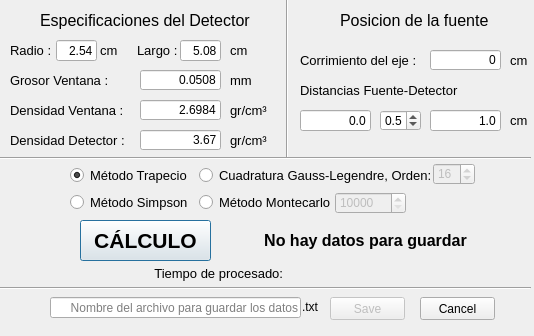
<?xml version="1.0" encoding="UTF-8"?>
<ui version="4.0">
 <class>AddData</class>
 <widget class="QDialog" name="AddData">
  <property name="geometry">
   <rect>
    <x>0</x>
    <y>0</y>
    <width>534</width>
    <height>336</height>
   </rect>
  </property>
  <property name="maximumSize">
   <size>
    <width>999999</width>
    <height>999999</height>
   </size>
  </property>
  <property name="windowTitle">
   <string>AddData</string>
  </property>
  <property name="windowIcon">
   <iconset>
    <normaloff>icons/Imagen1.png</normaloff>icons/Imagen1.png</iconset>
  </property>
  <widget class="QLabel" name="label_13">
   <property name="geometry">
    <rect>
     <x>10</x>
     <y>100</y>
     <width>161</width>
     <height>21</height>
    </rect>
   </property>
   <property name="font">
    <font>
     <pointsize>10</pointsize>
    </font>
   </property>
   <property name="text">
    <string>Densidad Ventana :</string>
   </property>
  </widget>
  <widget class="QLabel" name="label_16">
   <property name="geometry">
    <rect>
     <x>230</x>
     <y>70</y>
     <width>31</width>
     <height>21</height>
    </rect>
   </property>
   <property name="font">
    <font>
     <pointsize>10</pointsize>
    </font>
   </property>
   <property name="text">
    <string>mm</string>
   </property>
  </widget>
  <widget class="QLineEdit" name="dendetector">
   <property name="geometry">
    <rect>
     <x>140</x>
     <y>130</y>
     <width>81</width>
     <height>20</height>
    </rect>
   </property>
   <property name="inputMethodHints">
    <set>Qt::ImhNone</set>
   </property>
   <property name="text">
    <string>3.67</string>
   </property>
   <property name="maxLength">
    <number>10</number>
   </property>
   <property name="alignment">
    <set>Qt::AlignRight|Qt::AlignTrailing|Qt::AlignVCenter</set>
   </property>
  </widget>
  <widget class="QLineEdit" name="radio">
   <property name="geometry">
    <rect>
     <x>56</x>
     <y>40</y>
     <width>41</width>
     <height>21</height>
    </rect>
   </property>
   <property name="text">
    <string>2.54</string>
   </property>
   <property name="alignment">
    <set>Qt::AlignRight|Qt::AlignTrailing|Qt::AlignVCenter</set>
   </property>
  </widget>
  <widget class="QLineEdit" name="grosorventana">
   <property name="geometry">
    <rect>
     <x>140</x>
     <y>70</y>
     <width>81</width>
     <height>20</height>
    </rect>
   </property>
   <property name="inputMethodHints">
    <set>Qt::ImhNone</set>
   </property>
   <property name="text">
    <string>0.0508</string>
   </property>
   <property name="maxLength">
    <number>10</number>
   </property>
   <property name="alignment">
    <set>Qt::AlignRight|Qt::AlignTrailing|Qt::AlignVCenter</set>
   </property>
  </widget>
  <widget class="QLabel" name="label">
   <property name="geometry">
    <rect>
     <x>10</x>
     <y>40</y>
     <width>41</width>
     <height>21</height>
    </rect>
   </property>
   <property name="font">
    <font>
     <pointsize>10</pointsize>
    </font>
   </property>
   <property name="text">
    <string>Radio :</string>
   </property>
  </widget>
  <widget class="QLabel" name="label_4">
   <property name="geometry">
    <rect>
     <x>340</x>
     <y>10</y>
     <width>151</width>
     <height>21</height>
    </rect>
   </property>
   <property name="font">
    <font>
     <pointsize>12</pointsize>
    </font>
   </property>
   <property name="text">
    <string>Posicion de la fuente</string>
   </property>
  </widget>
  <widget class="QLabel" name="label_7">
   <property name="geometry">
    <rect>
     <x>137</x>
     <y>40</y>
     <width>41</width>
     <height>21</height>
    </rect>
   </property>
   <property name="font">
    <font>
     <pointsize>10</pointsize>
    </font>
   </property>
   <property name="text">
    <string>Largo :</string>
   </property>
  </widget>
  <widget class="QLabel" name="label_9">
   <property name="geometry">
    <rect>
     <x>510</x>
     <y>110</y>
     <width>31</width>
     <height>21</height>
    </rect>
   </property>
   <property name="font">
    <font>
     <pointsize>10</pointsize>
    </font>
   </property>
   <property name="text">
    <string>cm</string>
   </property>
  </widget>
  <widget class="QLabel" name="label_17">
   <property name="geometry">
    <rect>
     <x>230</x>
     <y>100</y>
     <width>41</width>
     <height>21</height>
    </rect>
   </property>
   <property name="font">
    <font>
     <pointsize>10</pointsize>
    </font>
   </property>
   <property name="text">
    <string>gr/cm³</string>
   </property>
  </widget>
  <widget class="QLabel" name="label_11">
   <property name="geometry">
    <rect>
     <x>230</x>
     <y>40</y>
     <width>31</width>
     <height>21</height>
    </rect>
   </property>
   <property name="font">
    <font>
     <pointsize>10</pointsize>
    </font>
   </property>
   <property name="text">
    <string>cm</string>
   </property>
  </widget>
  <widget class="QLabel" name="label_14">
   <property name="geometry">
    <rect>
     <x>10</x>
     <y>70</y>
     <width>161</width>
     <height>21</height>
    </rect>
   </property>
   <property name="font">
    <font>
     <pointsize>10</pointsize>
    </font>
   </property>
   <property name="text">
    <string>Grosor Ventana :</string>
   </property>
  </widget>
  <widget class="QLabel" name="label_3">
   <property name="geometry">
    <rect>
     <x>40</x>
     <y>10</y>
     <width>211</width>
     <height>21</height>
    </rect>
   </property>
   <property name="font">
    <font>
     <pointsize>12</pointsize>
    </font>
   </property>
   <property name="text">
    <string>Especificaciones del Detector</string>
   </property>
  </widget>
  <widget class="QLineEdit" name="dini">
   <property name="geometry">
    <rect>
     <x>300</x>
     <y>110</y>
     <width>71</width>
     <height>21</height>
    </rect>
   </property>
   <property name="text">
    <string>0.0</string>
   </property>
   <property name="alignment">
    <set>Qt::AlignRight|Qt::AlignTrailing|Qt::AlignVCenter</set>
   </property>
  </widget>
  <widget class="QLabel" name="label_10">
   <property name="geometry">
    <rect>
     <x>100</x>
     <y>40</y>
     <width>31</width>
     <height>21</height>
    </rect>
   </property>
   <property name="font">
    <font>
     <pointsize>10</pointsize>
    </font>
   </property>
   <property name="text">
    <string>cm</string>
   </property>
  </widget>
  <widget class="QLineEdit" name="corrimiento">
   <property name="geometry">
    <rect>
     <x>430</x>
     <y>50</y>
     <width>71</width>
     <height>20</height>
    </rect>
   </property>
   <property name="text">
    <string>0</string>
   </property>
   <property name="alignment">
    <set>Qt::AlignRight|Qt::AlignTrailing|Qt::AlignVCenter</set>
   </property>
  </widget>
  <widget class="QDoubleSpinBox" name="dint">
   <property name="geometry">
    <rect>
     <x>380</x>
     <y>110</y>
     <width>41</width>
     <height>21</height>
    </rect>
   </property>
   <property name="alignment">
    <set>Qt::AlignRight|Qt::AlignTrailing|Qt::AlignVCenter</set>
   </property>
   <property name="decimals">
    <number>1</number>
   </property>
   <property name="minimum">
    <double>0.100000000000000</double>
   </property>
   <property name="maximum">
    <double>9.900000000000000</double>
   </property>
   <property name="singleStep">
    <double>0.100000000000000</double>
   </property>
   <property name="value">
    <double>0.500000000000000</double>
   </property>
  </widget>
  <widget class="QLabel" name="label_15">
   <property name="geometry">
    <rect>
     <x>10</x>
     <y>130</y>
     <width>161</width>
     <height>21</height>
    </rect>
   </property>
   <property name="font">
    <font>
     <pointsize>10</pointsize>
    </font>
   </property>
   <property name="text">
    <string>Densidad Detector :</string>
   </property>
  </widget>
  <widget class="QLineEdit" name="largo">
   <property name="geometry">
    <rect>
     <x>180</x>
     <y>40</y>
     <width>41</width>
     <height>21</height>
    </rect>
   </property>
   <property name="text">
    <string>5.08</string>
   </property>
   <property name="alignment">
    <set>Qt::AlignRight|Qt::AlignTrailing|Qt::AlignVCenter</set>
   </property>
  </widget>
  <widget class="QLabel" name="label_8">
   <property name="geometry">
    <rect>
     <x>510</x>
     <y>50</y>
     <width>31</width>
     <height>21</height>
    </rect>
   </property>
   <property name="font">
    <font>
     <pointsize>10</pointsize>
    </font>
   </property>
   <property name="text">
    <string>cm</string>
   </property>
  </widget>
  <widget class="QLabel" name="label_5">
   <property name="geometry">
    <rect>
     <x>300</x>
     <y>50</y>
     <width>121</width>
     <height>21</height>
    </rect>
   </property>
   <property name="font">
    <font>
     <pointsize>10</pointsize>
    </font>
   </property>
   <property name="text">
    <string>Corrimiento del eje :</string>
   </property>
  </widget>
  <widget class="QPushButton" name="calc">
   <property name="geometry">
    <rect>
     <x>80</x>
     <y>220</y>
     <width>131</width>
     <height>41</height>
    </rect>
   </property>
   <property name="font">
    <font>
     <pointsize>16</pointsize>
     <weight>75</weight>
     <bold>true</bold>
    </font>
   </property>
   <property name="cursor">
    <cursorShape>PointingHandCursor</cursorShape>
   </property>
   <property name="focusPolicy">
    <enum>Qt::StrongFocus</enum>
   </property>
   <property name="text">
    <string>CÁLCULO</string>
   </property>
   <property name="icon">
    <iconset>
     <normaloff>icons/calc.png</normaloff>icons/calc.png</iconset>
   </property>
   <property name="iconSize">
    <size>
     <width>21</width>
     <height>21</height>
    </size>
   </property>
   <property name="autoDefault">
    <bool>false</bool>
   </property>
   <property name="default">
    <bool>true</bool>
   </property>
   <property name="flat">
    <bool>false</bool>
   </property>
  </widget>
  <widget class="QLineEdit" name="denventana">
   <property name="geometry">
    <rect>
     <x>140</x>
     <y>100</y>
     <width>81</width>
     <height>20</height>
    </rect>
   </property>
   <property name="inputMethodHints">
    <set>Qt::ImhNone</set>
   </property>
   <property name="text">
    <string>2.6984</string>
   </property>
   <property name="maxLength">
    <number>10</number>
   </property>
   <property name="alignment">
    <set>Qt::AlignRight|Qt::AlignTrailing|Qt::AlignVCenter</set>
   </property>
  </widget>
  <widget class="QLabel" name="label_18">
   <property name="geometry">
    <rect>
     <x>230</x>
     <y>130</y>
     <width>41</width>
     <height>21</height>
    </rect>
   </property>
   <property name="font">
    <font>
     <pointsize>10</pointsize>
    </font>
   </property>
   <property name="text">
    <string>gr/cm³</string>
   </property>
  </widget>
  <widget class="QLabel" name="label_6">
   <property name="geometry">
    <rect>
     <x>300</x>
     <y>80</y>
     <width>161</width>
     <height>21</height>
    </rect>
   </property>
   <property name="font">
    <font>
     <pointsize>10</pointsize>
    </font>
   </property>
   <property name="text">
    <string>Distancias Fuente-Detector :</string>
   </property>
  </widget>
  <widget class="QLineEdit" name="dfin">
   <property name="geometry">
    <rect>
     <x>430</x>
     <y>110</y>
     <width>71</width>
     <height>21</height>
    </rect>
   </property>
   <property name="text">
    <string>1.0</string>
   </property>
   <property name="alignment">
    <set>Qt::AlignRight|Qt::AlignTrailing|Qt::AlignVCenter</set>
   </property>
  </widget>
  <widget class="QLabel" name="noti">
   <property name="geometry">
    <rect>
     <x>250</x>
     <y>220</y>
     <width>231</width>
     <height>41</height>
    </rect>
   </property>
   <property name="font">
    <font>
     <pointsize>12</pointsize>
     <weight>75</weight>
     <bold>true</bold>
    </font>
   </property>
   <property name="text">
    <string>No hay datos para guardar</string>
   </property>
   <property name="alignment">
    <set>Qt::AlignCenter</set>
   </property>
   <property name="buddy">
    <cstring></cstring>
   </property>
  </widget>
  <widget class="QPushButton" name="save">
   <property name="enabled">
    <bool>false</bool>
   </property>
   <property name="geometry">
    <rect>
     <x>330</x>
     <y>297</y>
     <width>75</width>
     <height>23</height>
    </rect>
   </property>
   <property name="autoFillBackground">
    <bool>false</bool>
   </property>
   <property name="text">
    <string>Save</string>
   </property>
   <property name="icon">
    <iconset>
     <normaloff>icons/save.png</normaloff>icons/save.png</iconset>
   </property>
   <property name="checkable">
    <bool>false</bool>
   </property>
   <property name="autoDefault">
    <bool>true</bool>
   </property>
   <property name="default">
    <bool>false</bool>
   </property>
   <property name="flat">
    <bool>false</bool>
   </property>
  </widget>
  <widget class="QPushButton" name="cancel">
   <property name="geometry">
    <rect>
     <x>420</x>
     <y>297</y>
     <width>75</width>
     <height>23</height>
    </rect>
   </property>
   <property name="text">
    <string>Cancel</string>
   </property>
  </widget>
  <widget class="QLineEdit" name="filename">
   <property name="geometry">
    <rect>
     <x>50</x>
     <y>297</y>
     <width>251</width>
     <height>21</height>
    </rect>
   </property>
   <property name="cursor">
    <cursorShape>IBeamCursor</cursorShape>
   </property>
   <property name="text">
    <string/>
   </property>
   <property name="alignment">
    <set>Qt::AlignRight|Qt::AlignTrailing|Qt::AlignVCenter</set>
   </property>
   <property name="placeholderText">
    <string>Nombre del archivo para guardar los datos</string>
   </property>
   <property name="cursorMoveStyle">
    <enum>Qt::LogicalMoveStyle</enum>
   </property>
   <property name="clearButtonEnabled">
    <bool>false</bool>
   </property>
  </widget>
  <widget class="QLabel" name="label_2">
   <property name="geometry">
    <rect>
     <x>302</x>
     <y>299</y>
     <width>31</width>
     <height>16</height>
    </rect>
   </property>
   <property name="text">
    <string>.txt</string>
   </property>
  </widget>
  <widget class="QLabel" name="noname">
   <property name="geometry">
    <rect>
     <x>60</x>
     <y>317</y>
     <width>231</width>
     <height>16</height>
    </rect>
   </property>
   <property name="font">
    <font>
     <pointsize>8</pointsize>
     <weight>50</weight>
     <italic>true</italic>
     <bold>false</bold>
    </font>
   </property>
   <property name="text">
    <string/>
   </property>
   <property name="alignment">
    <set>Qt::AlignCenter</set>
   </property>
   <property name="buddy">
    <cstring></cstring>
   </property>
  </widget>
  <widget class="QLabel" name="tiempopas">
   <property name="geometry">
    <rect>
     <x>150</x>
     <y>263</y>
     <width>141</width>
     <height>21</height>
    </rect>
   </property>
   <property name="font">
    <font>
     <pointsize>10</pointsize>
     <weight>50</weight>
     <italic>false</italic>
     <bold>false</bold>
    </font>
   </property>
   <property name="text">
    <string>Tiempo de procesado: </string>
   </property>
   <property name="alignment">
    <set>Qt::AlignCenter</set>
   </property>
   <property name="buddy">
    <cstring></cstring>
   </property>
  </widget>
  <widget class="QLabel" name="tiempo">
   <property name="geometry">
    <rect>
     <x>293</x>
     <y>263</y>
     <width>131</width>
     <height>21</height>
    </rect>
   </property>
   <property name="font">
    <font>
     <pointsize>10</pointsize>
     <weight>75</weight>
     <italic>false</italic>
     <bold>true</bold>
    </font>
   </property>
   <property name="text">
    <string/>
   </property>
   <property name="alignment">
    <set>Qt::AlignLeading|Qt::AlignLeft|Qt::AlignVCenter</set>
   </property>
   <property name="buddy">
    <cstring></cstring>
   </property>
  </widget>
  <widget class="QWidget" name="horizontalLayoutWidget">
   <property name="geometry">
    <rect>
     <x>70</x>
     <y>165</y>
     <width>366</width>
     <height>50</height>
    </rect>
   </property>
   <layout class="QHBoxLayout" name="horizontalLayout">
    <item>
     <layout class="QVBoxLayout" name="verticalLayout">
      <item>
       <widget class="QRadioButton" name="trap">
        <property name="font">
         <font>
          <pointsize>10</pointsize>
         </font>
        </property>
        <property name="text">
         <string>Método Trapecio</string>
        </property>
        <property name="checked">
         <bool>true</bool>
        </property>
       </widget>
      </item>
      <item>
       <widget class="QRadioButton" name="simp">
        <property name="font">
         <font>
          <pointsize>10</pointsize>
         </font>
        </property>
        <property name="text">
         <string>Método Simpson</string>
        </property>
       </widget>
      </item>
     </layout>
    </item>
    <item>
     <layout class="QVBoxLayout" name="verticalLayout_2">
      <item>
       <widget class="QRadioButton" name="gauss">
        <property name="enabled">
         <bool>true</bool>
        </property>
        <property name="font">
         <font>
          <pointsize>10</pointsize>
         </font>
        </property>
        <property name="text">
         <string>Cuadratura Gauss-Legendre, Orden: </string>
        </property>
       </widget>
      </item>
      <item>
       <widget class="QRadioButton" name="mc">
        <property name="enabled">
         <bool>true</bool>
        </property>
        <property name="font">
         <font>
          <pointsize>10</pointsize>
         </font>
        </property>
        <property name="text">
         <string>Método Montecarlo</string>
        </property>
       </widget>
      </item>
     </layout>
    </item>
   </layout>
  </widget>
  <widget class="QSpinBox" name="orden">
   <property name="enabled">
    <bool>false</bool>
   </property>
   <property name="geometry">
    <rect>
     <x>433</x>
     <y>163</y>
     <width>42</width>
     <height>22</height>
    </rect>
   </property>
   <property name="minimum">
    <number>1</number>
   </property>
   <property name="maximum">
    <number>20</number>
   </property>
   <property name="value">
    <number>16</number>
   </property>
  </widget>
  <widget class="QSpinBox" name="intentos">
   <property name="enabled">
    <bool>false</bool>
   </property>
   <property name="geometry">
    <rect>
     <x>335</x>
     <y>192</y>
     <width>71</width>
     <height>22</height>
    </rect>
   </property>
   <property name="layoutDirection">
    <enum>Qt::LeftToRight</enum>
   </property>
   <property name="inputMethodHints">
    <set>Qt::ImhDigitsOnly</set>
   </property>
   <property name="wrapping">
    <bool>false</bool>
   </property>
   <property name="readOnly">
    <bool>false</bool>
   </property>
   <property name="keyboardTracking">
    <bool>true</bool>
   </property>
   <property name="suffix">
    <string/>
   </property>
   <property name="minimum">
    <number>10000</number>
   </property>
   <property name="maximum">
    <number>10000000</number>
   </property>
   <property name="singleStep">
    <number>10000</number>
   </property>
   <property name="value">
    <number>10000</number>
   </property>
  </widget>
  <widget class="Line" name="line">
   <property name="geometry">
    <rect>
     <x>0</x>
     <y>150</y>
     <width>531</width>
     <height>16</height>
    </rect>
   </property>
   <property name="orientation">
    <enum>Qt::Horizontal</enum>
   </property>
  </widget>
  <widget class="Line" name="line_2">
   <property name="geometry">
    <rect>
     <x>0</x>
     <y>280</y>
     <width>531</width>
     <height>16</height>
    </rect>
   </property>
   <property name="orientation">
    <enum>Qt::Horizontal</enum>
   </property>
  </widget>
  <widget class="Line" name="line_3">
   <property name="geometry">
    <rect>
     <x>279</x>
     <y>-3</y>
     <width>16</width>
     <height>161</height>
    </rect>
   </property>
   <property name="orientation">
    <enum>Qt::Vertical</enum>
   </property>
  </widget>
 </widget>
 <resources/>
 <connections/>
</ui>
